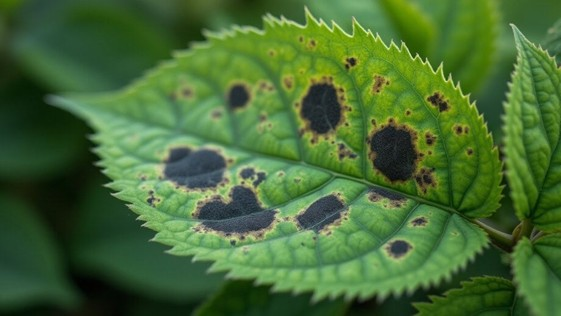
#> input picture lab4/assignment/Picture3.jpg, 561 x 316 px
$ python 2.py
#> lines starting #> are read from the running program, lines starting #| are printed output that depends on the picture; after the words box and inside, x2 and y2 are one past the last pixel; in counts of white or black regions, pixels touching at a corner belong together
# -*- coding: utf-8 -*-
"""
Created on Tue Oct  7 19:23:28 2025

@author: USER
"""

import cv2
import numpy as np
import matplotlib.pyplot as plt

# === Load grayscale image ===
img = cv2.imread("Picture3.jpg", 0)  # Change path as needed
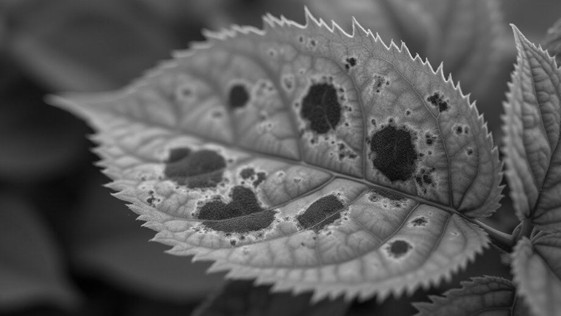
#> img: shape (316, 561); min 1, max 228, mean 89.3
if img is None:
    raise ValueError("Image not found!")

# === Manually extract 5x5 top-left patch ===
img_patch = img[0:5, 0:5]  # Top-left patch
#> img_patch = [[74, 75, 75, 76, 76], [73, 73, 74, 75, 75], [71, 71, 71, 72, 73], [68, 68, 69, 70, 70], [68, 68, 68, 69, 70]]

# === Determine gray levels dynamically and quantize patch ===
minp, maxp = img_patch.min(), img_patch.max()
#> minp = 68; maxp = 76
lvls = int(maxp - minp + 1)
#> lvls = 9
qpatch = (img_patch - minp).astype(np.uint8)
#> qpatch = [[6, 7, 7, 8, 8], [5, 5, 6, 7, 7], [3, 3, 3, 4, 5], [0, 0, 1, 2, 2], [0, 0, 0, 1, 2]]

print("Original Patch:\n", img_patch)
#| Original Patch:
#|  [[74 75 75 76 76]
#|  [73 73 74 75 75]
#|  [71 71 71 72 73]
#|  [68 68 69 70 70]
#|  [68 68 68 69 70]]
print("Quantized Patch:\n", qpatch)
#| Quantized Patch:
#|  [[6 7 7 8 8]
#|  [5 5 6 7 7]
#|  [3 3 3 4 5]
#|  [0 0 1 2 2]
#|  [0 0 0 1 2]]
print("Number of Gray Levels:", lvls)
#| Number of Gray Levels: 9

# === Manual GLCM functions ===
def manual_vertical_glcm_fn(image, levels=256):
    glcm = np.zeros((levels, levels), dtype=int)
    h, w = image.shape
    for y in range(h - 1):
        for x in range(w):
            i = image[y, x]
            j = image[y + 1, x]
            glcm[i, j] += 1
    return glcm

def manual_horizontal_glcm_fn(image, levels=256):
    glcm = np.zeros((levels, levels), dtype=int)
    h, w = image.shape
    for y in range(h):
        for x in range(w - 1):
            i = image[y, x]
            j = image[y, x + 1]
            glcm[i, j] += 1
    return glcm

def manual_diagonal_glcm_fn(image, levels=256):
    glcm = np.zeros((levels, levels), dtype=int)
    h, w = image.shape
    for y in range(h - 1):
        for x in range(w - 1):
            i = image[y, x]
            j = image[y + 1, x + 1]
            glcm[i, j] += 1
    return glcm

# === Compute GLCMs ===
glcm_h = manual_horizontal_glcm_fn(qpatch, levels=lvls)
glcm_v = manual_vertical_glcm_fn(qpatch, levels=lvls)
glcm_d = manual_diagonal_glcm_fn(qpatch, levels=lvls)

# === Plot patch and GLCMs using only plt.subplot() ===
plt.figure(figsize=(20, 5))

# Plot patch
plt.subplot(1, 4, 1)
plt.imshow(qpatch, cmap='gray', interpolation='nearest')
plt.title("5x5 Image Patch")
plt.axis('off')

# Horizontal GLCM
plt.subplot(1, 4, 2)
im1 = plt.imshow(glcm_h, cmap='hot', interpolation='nearest')
plt.title("Horizontal GLCM")
plt.xlabel("Gray Level j")
plt.ylabel("Gray Level i")
plt.colorbar(im1, fraction=0.046, pad=0.04, label='Frequency')

# Vertical GLCM
plt.subplot(1, 4, 3)
im2 = plt.imshow(glcm_v, cmap='hot', interpolation='nearest')
plt.title("Vertical GLCM")
plt.xlabel("Gray Level j")
plt.ylabel("Gray Level i")
plt.colorbar(im2, fraction=0.046, pad=0.04, label='Frequency')

# Diagonal GLCM
plt.subplot(1, 4, 4)
im3 = plt.imshow(glcm_d, cmap='hot', interpolation='nearest')
plt.title("Diagonal GLCM")
plt.xlabel("Gray Level j")
plt.ylabel("Gray Level i")
plt.colorbar(im3, fraction=0.046, pad=0.04, label='Frequency')

plt.tight_layout()
plt.show()
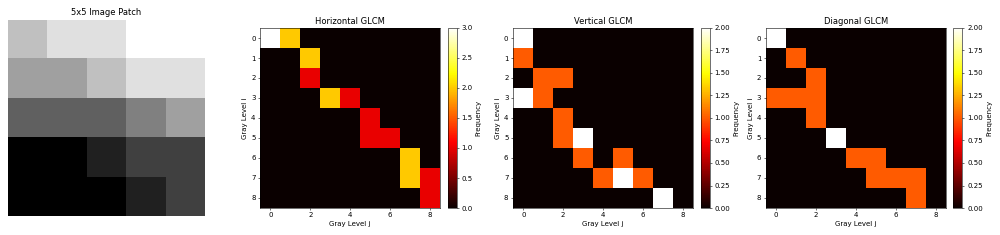
#> figure drawn by matplotlib, 7 panels

$ run again, with lab4/assignment/Picture2.jpg copied over lab4/assignment/Picture3.jpg
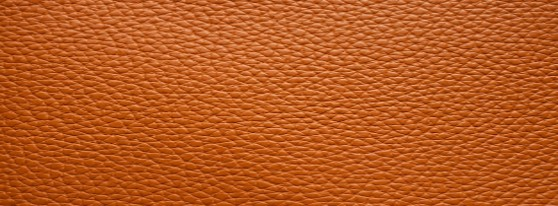
#> input picture lab4/assignment/Picture2.jpg, 558 x 206 px
#> `img = cv2.imread("Picture3.jpg", 0)`:
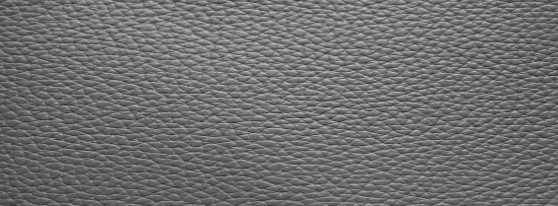
#> img: shape (206, 558); min 39, max 197, mean 110.9
#> img_patch = [[89, 84, 84, 80, 69], [83, 75, 73, 83, 97], [58, 75, 93, 102, 102], [91, 97, 101, 108, 113], [82, 77, 72, 80, 90]]
#> minp = 58; maxp = 113
#> lvls = 56
#> qpatch = [[31, 26, 26, 22, 11], [25, 17, 15, 25, 39], [0, 17, 35, 44, 44], [33, 39, 43, 50, 55], [24, 19, 14, 22, 32]]
#| Original Patch:
#|  [[ 89  84  84  80  69]
#|  [ 83  75  73  83  97]
#|  [ 58  75  93 102 102]
#|  [ 91  97 101 108 113]
#|  [ 82  77  72  80  90]]
#| Quantized Patch:
#|  [[31 26 26 22 11]
#|  [25 17 15 25 39]
#|  [ 0 17 35 44 44]
#|  [33 39 43 50 55]
#|  [24 19 14 22 32]]
#| Number of Gray Levels: 56
#> after the loop in manual_diagonal_glcm_fn, `for y in range(h - 1):`:
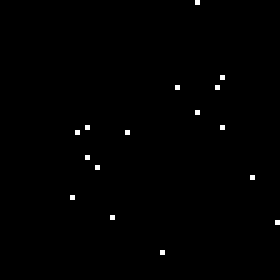
#> glcm: shape (56, 56) int64 (shown 5 times larger); values 0 (black) and 1 (white), 0.51% white in thin lines or dots, all inside (x1, y1, x2, y2) = (14, 0, 56, 51)
